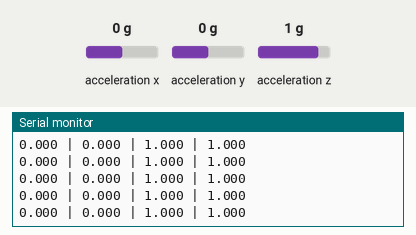
A sketch run on a simulated Arduino Uno, built with avr-gcc and run on an emulated ATmega328P. Parts: the last lines printed to the serial monitor. The inputs (shaded band) are chosen by the test bench; at power-on: acceleration x 0 g, acceleration y 0 g, acceleration z 1 g.

Above: at 4.2 s.
4.3 s: acceleration x set to -1.4 g
At 4.35 s:
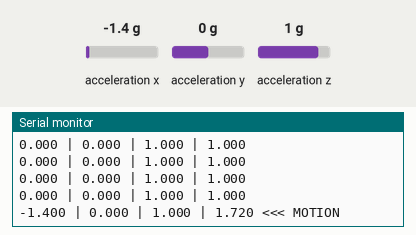
6.2 s: acceleration y set to -1.4 g
At 6.2 s:
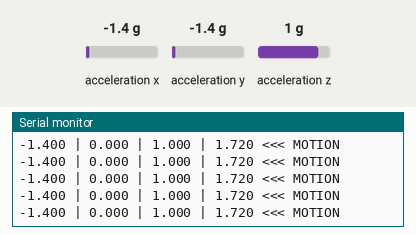
7.7 s: acceleration z set to -1.4 g
At 7.75 s:
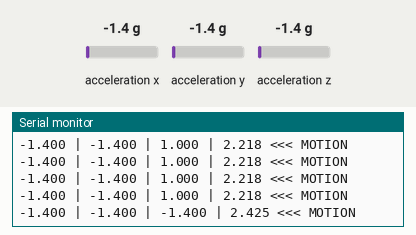
Timing chart, 0 to 10.7 s (numbered marks = the images above; inputs shaded):
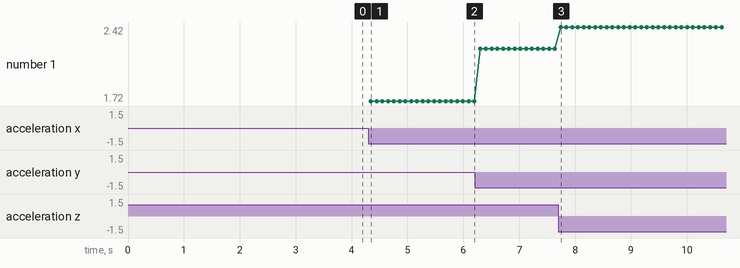

The sketch:

repulsorxiao.ino
```cpp
/*
 * XIAO nRF52840 Sense - LSM6DS3 Accelerometer
 * Board: Seeed nRF52 Boards > Seeed XIAO nRF52840 Sense (NON-MBED)
 *
 * Install library: Seeed Arduino LSM6DS3 (from Library Manager)
 */

#include <LSM6DS3.h>
#include <Wire.h>

LSM6DS3 myIMU(I2C_MODE, 0x6A);

void setup() {
  Serial.begin(115200);
  delay(2000);

  Serial.println("XIAO nRF52840 Sense - Accelerometer Test");
  Serial.println("=========================================");

  Serial.println("Initializing LSM6DS3...");

  if (myIMU.begin() != 0) {
    Serial.println("ERROR: Failed to initialize LSM6DS3!");
    Serial.println("Check:");
    Serial.println("- Board: 'Seeed nRF52 Boards' (NON-mbed)");
    Serial.println("- Library: 'Seeed Arduino LSM6DS3' installed");
    while(1) delay(1000);
  }

  Serial.println("LSM6DS3 initialized successfully!");
  Serial.println("\nX | Y | Z | Magnitude");
  Serial.println("========================");
  delay(1000);
}

void loop() {
  float x = myIMU.readFloatAccelX();
  float y = myIMU.readFloatAccelY();
  float z = myIMU.readFloatAccelZ();
  float mag = sqrt(x*x + y*y + z*z);

  Serial.print(x, 3);
  Serial.print(" | ");
  Serial.print(y, 3);
  Serial.print(" | ");
  Serial.print(z, 3);
  Serial.print(" | ");
  Serial.print(mag, 3);

  if (mag > 1.2) {
    Serial.print(" <<< MOTION");
  }
  Serial.println();

  delay(100);
}
```

Measured:
- after the input at 4.3 s, the serial monitor: prints a new line after 0.05 s (image 1)
- after the input at 7.7 s, the serial monitor: prints a new line at once (image 3)
- plotted number 1: 1.72 → 2.22 after the input at 6.2 s, 2.22 → 2.42 after the input at 7.7 s
